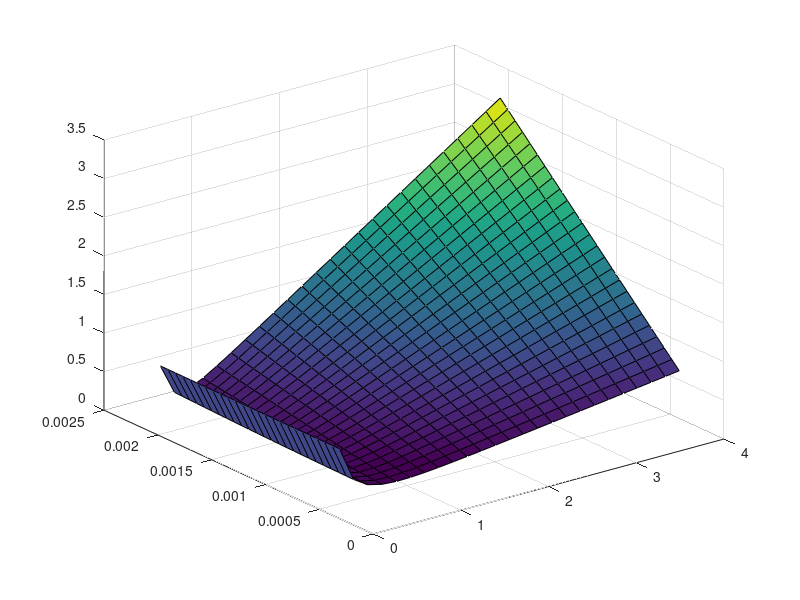

The MATLAB script that drew this image: (Note: this script raises an error after producing the figure.)
% Define Parameters

Q_low       = 2.0833*10^-6;     % (m^3/s) -> .125 L/min
Q_high      = 6.6666*10^-5;     % (m^3/s) -> 4 L/min

uC_low      = 0.000415735;      % (mol/m^3) -> 10 ppm
uC_high     = 0.002078676;      % (mol/m^3) -> 50 ppm


F = (0.5:10)*10^-6;                   % 0.5 (umol/m^2/s)
uQ = 3.3333*10^-6;               % (m^3/s) -> 0.2 L/min
As = 0.063561;                   % (m^2)

n = 25;

Q_range = linspace(Q_low,Q_high,n);
uC_range = linspace(uC_low,uC_high,n);

[Q, uC] = meshgrid(Q_range, uC_range);

range = []


for idx = 1:length(F)
    F_idx =  F(idx);

    figure()
    uF = sqrt( ((F_idx./Q)*uQ).^2 +  2*((Q./As).*uC).^2 );

    
    [mz, idx] = min(uF(:))
    [xm, ym] = ind2sub(size(uF), idx);
    
    %axis tight;

    surf(Q*60000, uC, uF*10^6,'HandleVisibility','off')

    hold on;

    plot3(Q(xm, ym)*60000, uC(xm, ym), mz, 'ro', 'MarkerSize', 5, 'MarkerFaceColor', 'r', 'DisplayName', "Optimal Flow Rate = " + Q(xm, ym)*60000 + " lpm");

    legend('Location', 'east');


    title("Flow Rate Optimization")
    xlabel("Flow Rate, Q [lpm]")
    ylabel("Enhancement Above Ambient [mol/m^3]")
    zlabel("Flux Rate Uncertainty [umol/m^2/s]")
    %%colorbar
    ax = gca;
    ax.ZAxis.Exponent = 0;
    
    minval = min(uF,[],'all');
    [row, col] = find(uF == minval);
    
    fprintf("Flux  : \t" + F_idx*10^6 + "\t umol/m^2/s")
    fprintf("Min-uF: \t" + minval*10^6 + "\t umol/m^2/s")
    fprintf("\t@ Q: \t" + Q(row,col)*60*1000 + "\t L/min")
    uC_ppm = (uC(row,col)*8.314*10^6*293.15)/(101325);
    fprintf("\t@ uC:  \t" + uC_ppm + "\t ppm")
    fprintf("Signal/Noise: \t" + F_idx/minval + "\t %%")
    
    range = [range; F_idx, minval, Q(row,col)*60*1000, uC_ppm, F_idx/minval];

    

end

range = array2table(range, "VariableNames", {'FLUX_MOL_M3_S', 'MIN_UNCERT_FLUX_MOL_M3_S', 'FLOW_L_MIN', 'UNCERT_CO2_PPM', 'SIGNAL_TO_NOISE'});

fig1 = figure()
plot(range.FLUX_MOL_M3_S*10^6, range.MIN_UNCERT_FLUX_MOL_M3_S*10^6)
title("Flux Rate vs. Uncertainty at Flux Rate")
xlabel("Flux Rate (\mu{}mol/m^2/s")
ylabel("Uncert. of Measuredment (\mu{}mol/m^2/s)")
grid on

fig2 = figure()
plot(range.FLUX_MOL_M3_S*10^6, range.FLOW_L_MIN)
title("Flux Rate vs. Uncertainty at Flux Rate")
xlabel("Flux Rate (\mu{}mol/m^2/s")
ylabel("Req. Flow Rate (L/min)")
grid on

fig3 = figure()
plot(range.FLUX_MOL_M3_S*10^6, range.SIGNAL_TO_NOISE)
title("Flux Rate vs. Uncertainty at Flux Rate")
xlabel("Flux Rate (\mu{}mol/m^2/s")
ylabel("Signal to Noise (%)")
grid on

fig4 = figure()
plot(range.FLOW_L_MIN, range.SIGNAL_TO_NOISE)
title("Flow Rate vs. Signal to Noise")
xlabel("Req. Flow Rate (L/min)")
ylabel("Signal to Noise (%)")
grid on



